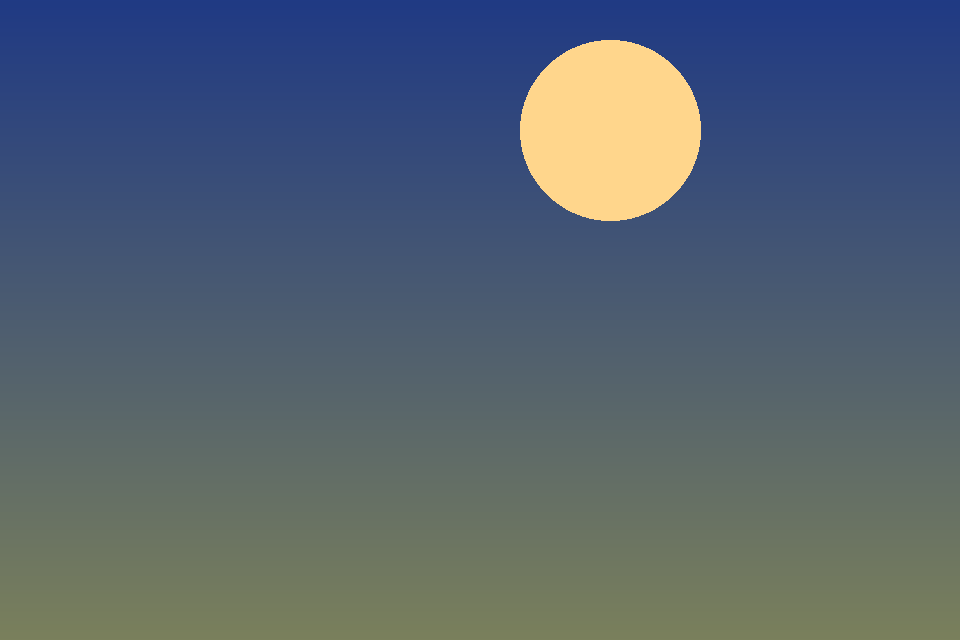
#> input picture samples/01_landscape.png, 960 x 640 px; its folder holds only this picture in this run
$ python -i lut_engine.py   (imports and definitions only)
#> lines starting #> are read from the running program, lines starting #| are printed output that depends on the picture; after the words box and inside, x2 and y2 are one past the last pixel; in counts of white or black regions, pixels touching at a corner belong together
"""Build a 3D LUT from reference photos and/or a text description, then apply it."""

from __future__ import annotations

import copy
import re
from pathlib import Path
from typing import Dict, Iterable, List, Optional, Sequence, Tuple

import cv2
import numpy as np
from PIL import Image, ImageOps

from detector import is_image_name

CUBE_SIZE = 65
HALD_CUBE = 64
HUE_BANDS = (
    ("red", 0.0),
    ("yellow", 60.0),
    ("green", 120.0),
    ("cyan", 180.0),
    ("blue", 240.0),
    ("magenta", 300.0),
)
HUE_BAND_WIDTH = 78.0


def _max3(rgb: np.ndarray) -> np.ndarray:
    return np.maximum(np.maximum(rgb[..., 0], rgb[..., 1]), rgb[..., 2])


def _min3(rgb: np.ndarray) -> np.ndarray:
    return np.minimum(np.minimum(rgb[..., 0], rgb[..., 1]), rgb[..., 2])


# [16 lines left out: functions rgb_to_hsv, hsv_to_rgb, not called in this run]


def _smoothstep(t: np.ndarray) -> np.ndarray:
    t = np.clip(t, 0.0, 1.0)
    return t * t * (3.0 - 2.0 * t)


def hue_weight(h: np.ndarray, center: float, width: float) -> np.ndarray:
    d = np.abs(np.mod(h - center + 180.0, 360.0) - 180.0)
    return _smoothstep(1.0 - d / max(width, 1e-6))


def _chroma_gate(sat: np.ndarray) -> np.ndarray:
    """Near-neutral pixels have unstable hue; don't apply hue-specific moves there."""
    return _smoothstep((sat - 0.03) / 0.13)


# [5 lines left out: function _stable_color_gate, not called in this run]


def _luma(rgb: np.ndarray) -> np.ndarray:
    return 0.2126 * rgb[..., 0] + 0.7152 * rgb[..., 1] + 0.0722 * rgb[..., 2]


# [4 lines left out: function desaturate, not called in this run]


def _odd_k(n: int, lo: int = 3, hi: int = 81) -> int:
    n = int(np.clip(int(n), lo, hi))
    return n if n % 2 else n + 1


def _source_stats(rgb: np.ndarray) -> Tuple[np.ndarray, np.ndarray, np.ndarray]:
    mx = _max3(rgb)
    chroma = mx - _min3(rgb)
    y = _luma(rgb)
    sat = np.where(mx > 1e-5, chroma / np.maximum(mx, 1e-5), 0.0)
    return y, sat, chroma


def _guided_filter(guide: np.ndarray, src: np.ndarray, radius: int, eps: float = 1e-3) -> np.ndarray:
    """Edge-aware smooth: weights follow hair/sky edges instead of a blurred blob."""
    r = _odd_k(radius, 3, 61)
    g = guide.astype(np.float32)
    p = src.astype(np.float32)
    k = (r, r)
    mean_i = cv2.blur(g, k)
    mean_p = cv2.blur(p, k)
    mean_ii = cv2.blur(g * g, k)
    mean_ip = cv2.blur(g * p, k)
    var_i = np.maximum(mean_ii - mean_i * mean_i, 0.0)
    a = (mean_ip - mean_i * mean_p) / (var_i + eps)
    b = mean_p - a * mean_i
    return cv2.blur(a, k) * g + cv2.blur(b, k)


def estimate_adjust_room(rgb: np.ndarray) -> np.ndarray:
    """Per-pixel limiter, then guided-filtered so protection hugs real edges."""
    y, sat, chroma = _source_stats(rgb)
    if rgb.ndim != 3 or min(int(rgb.shape[0]), int(rgb.shape[1])) < 16:
        return np.full(y.shape, 0.75, dtype=np.float32)

    short = min(int(rgb.shape[0]), int(rgb.shape[1]))
    k_var = _odd_k(round(short * 0.05), 17, 81)
    y32 = y.astype(np.float32)
    ch32 = chroma.astype(np.float32)
    mu = cv2.blur(y32, (k_var, k_var))
    var = np.maximum(cv2.blur(y32 * y32, (k_var, k_var)) - mu * mu, 0.0)
    smooth = _smoothstep(1.0 - var / 0.0055)
    sky = np.clip(
        smooth
        * np.maximum(
            _smoothstep((y32 - 0.40) / 0.22),
            _smoothstep((y32 - 0.44) / 0.24) * _smoothstep(1.0 - ch32 / 0.30),
        ),
        0.0,
        1.0,
    )
    hair = _smoothstep((0.20 - y32) / 0.13) * _smoothstep(1.0 - np.minimum(ch32, sat) / 0.16)
    void = _smoothstep((0.10 - y32) / 0.07)
    fragile = np.clip(np.maximum(np.maximum(sky, hair), void), 0.0, 1.0)
    crush = _smoothstep((sat - 0.32) / 0.22) * _smoothstep((0.44 - y) / 0.16)
    room = (1.0 - 0.92 * fragile) * (1.0 - 0.28 * crush)
    room = _guided_filter(y32, room.astype(np.float32), radius=max(7, short // 28), eps=4e-4)
    return np.clip(room, 0.05, 1.0)


def _adjust_room(rgb: np.ndarray) -> np.ndarray:
    return estimate_adjust_room(rgb)


def _hue_dist(h1: np.ndarray, h2) -> np.ndarray:
    return np.abs(np.mod(h1 - h2 + 180.0, 360.0) - 180.0)


# [223 lines left out: functions _cast_hsv, _look_tint_hsv, _complement_gate, _analogous_gate, apply_adjust_room, default_tune and 4 more, not called in this run]


def analyze_grade_space(rgb: np.ndarray, room: Optional[np.ndarray] = None) -> dict:
    """Does this photo have enough room for a 3D LUT, or should we use curves?"""
    y, sat, chroma = _source_stats(rgb)
    if room is None:
        room = estimate_adjust_room(rgb)
    if rgb.ndim != 3 or min(int(rgb.shape[0]), int(rgb.shape[1])) < 16:
        return {
            "mode": "lut",
            "score": 0.7,
            "reason": "可调整空间足够，套 LUT",
            "room_mean": float(room.mean()) if hasattr(room, "mean") else 0.7,
            "sky_frac": 0.0,
            "hair_frac": 0.0,
        }
    short = min(int(rgb.shape[0]), int(rgb.shape[1]))
    k_var = _odd_k(round(short * 0.05), 17, 81)
    y32 = y.astype(np.float32)
    mu = cv2.blur(y32, (k_var, k_var))
    var = np.maximum(cv2.blur(y32 * y32, (k_var, k_var)) - mu * mu, 0.0)
    smooth = _smoothstep(1.0 - var / 0.0055)
    sky = smooth * np.maximum(
        _smoothstep((y32 - 0.40) / 0.22),
        _smoothstep((y32 - 0.44) / 0.24) * _smoothstep(1.0 - chroma / 0.30),
    )
    hair = _smoothstep((0.20 - y32) / 0.13) * _smoothstep(1.0 - np.minimum(chroma, sat) / 0.16)
    sky_frac = float((sky > 0.45).mean())
    hair_frac = float((hair > 0.45).mean())
    room_mean = float(room.mean())
    score = room_mean * (1.0 - 0.58 * sky_frac) * (1.0 - 0.18 * hair_frac)
    if sky_frac > 0.30 or score < 0.40:
        mode = "tune"
        reason = "平滑高光/天空占比高，套 LUT 容易出马赛克，改为色相和曲线"
    else:
        mode = "lut"
        reason = "可调整空间足够，套 LUT，对比色和邻近色会减轻"
    return {
        "mode": mode,
        "score": float(score),
        "reason": reason,
        "room_mean": room_mean,
        "sky_frac": sky_frac,
        "hair_frac": hair_frac,
    }


# [14 lines left out: function default_params, not called in this run]


def clone_params(params: Optional[dict]) -> dict:
    return copy.deepcopy(params or default_params())


def _as_arr3(value: Sequence[float]) -> np.ndarray:
    arr = np.array(list(value) + [0, 0, 0], dtype=np.float32)[:3]
    return arr


# [75 lines left out: functions tone_curve, apply_params, identity_hald, identity_cube_points, not called in this run]


def build_hald(params: dict) -> np.ndarray:
    return apply_params(identity_hald(), params)


# [4 lines left out: function build_cube_rgb, not called in this run]


def cube_points_from_volume(volume: np.ndarray) -> np.ndarray:
    return volume.reshape(-1, 3)


# [411 lines left out: functions save_hald_png, save_cube_file, load_cube_file, apply_look, apply_cube, list_images and 9 more, not called in this run]


def _add_move(moves: list, center: float, width: float, amount: float) -> None:
    moves.append([center, width, amount])


def _tint_add(vec: list, rgb: Sequence[float], scale: float) -> None:
    for i in range(3):
        vec[i] = float(np.clip(vec[i] + float(rgb[i]) * scale, -0.14, 0.14))


# [226 lines left out: functions _desc_scale, apply_description, summarize_params, generate_look, not called in this run]

>>> import cv2
>>> picture = cv2.cvtColor(cv2.imread('samples/01_landscape.png'), cv2.COLOR_BGR2RGB)
>>> result = analyze_grade_space(picture)
#> in _source_stats, `chroma = mx - _min3(rgb)`:
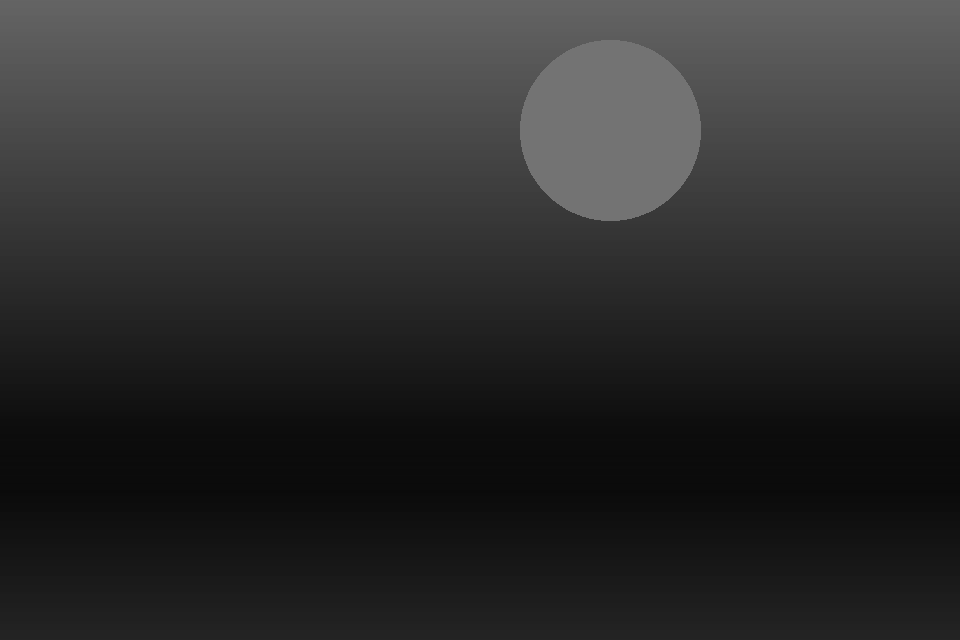
#> chroma: shape (640, 960); min 10, max 115, mean 46.1
#> in _source_stats, `sat = np.where(mx > 1e-5, chroma / np.maximum(mx, 1e-5), 0.0)`:
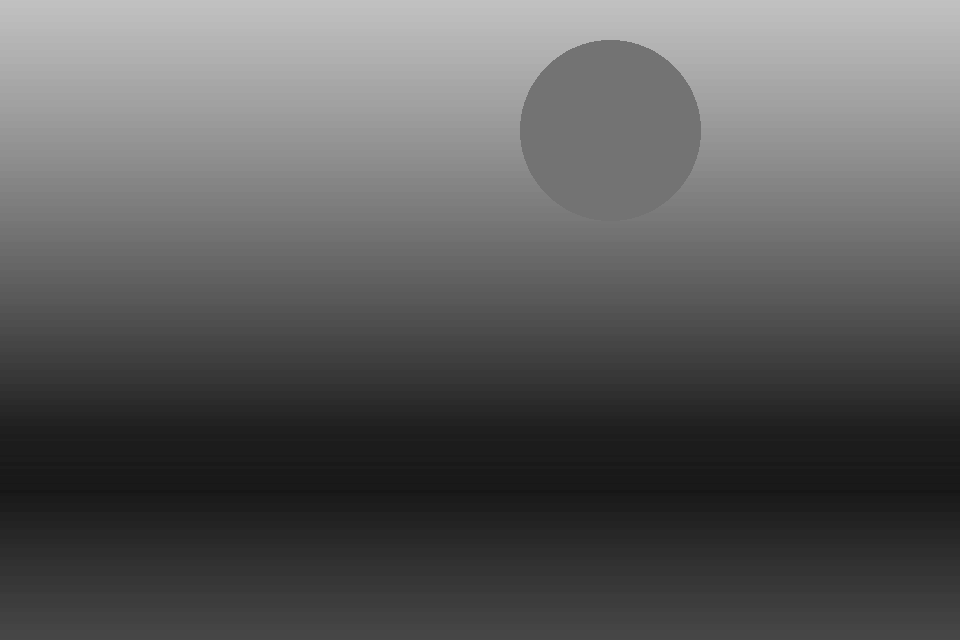
#> sat: shape (640, 960) float64; min 0.0901, max 0.758, mean 0.362
#> in _smoothstep, `t = np.clip(t, 0.0, 1.0)`:
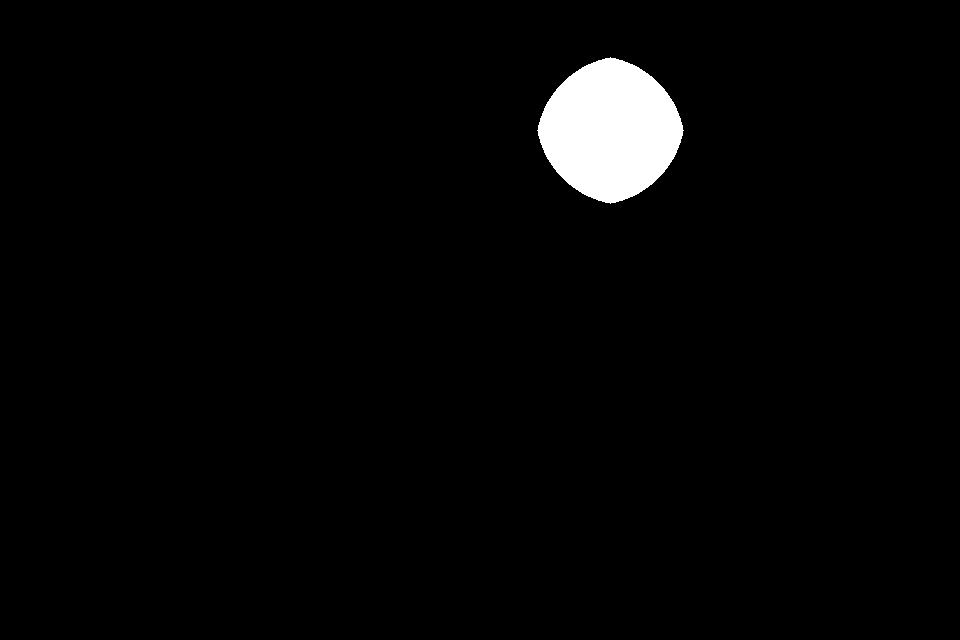
#> t: shape (640, 960) float32; values 0 (black) and 1 (white), 2.5% white; 1 white region, box (x1, y1, x2, y2) and area: (537, 57, 684, 204) 15193
#> in _smoothstep (call 2), `t = np.clip(t, 0.0, 1.0)`: t: shape (640, 960) float32; every value is 1
#> in _smoothstep (call 4), `t = np.clip(t, 0.0, 1.0)`: t: shape (640, 960) float32; every value is 0
#> in estimate_adjust_room, `hair = _smoothstep((0.20 - y32) / 0.13) * _smoothstep(1.0 - np.minimum..`: hair: shape (640, 960) float64; every value is 0
#> in _guided_filter, `mean_p = cv2.blur(p, k)`:
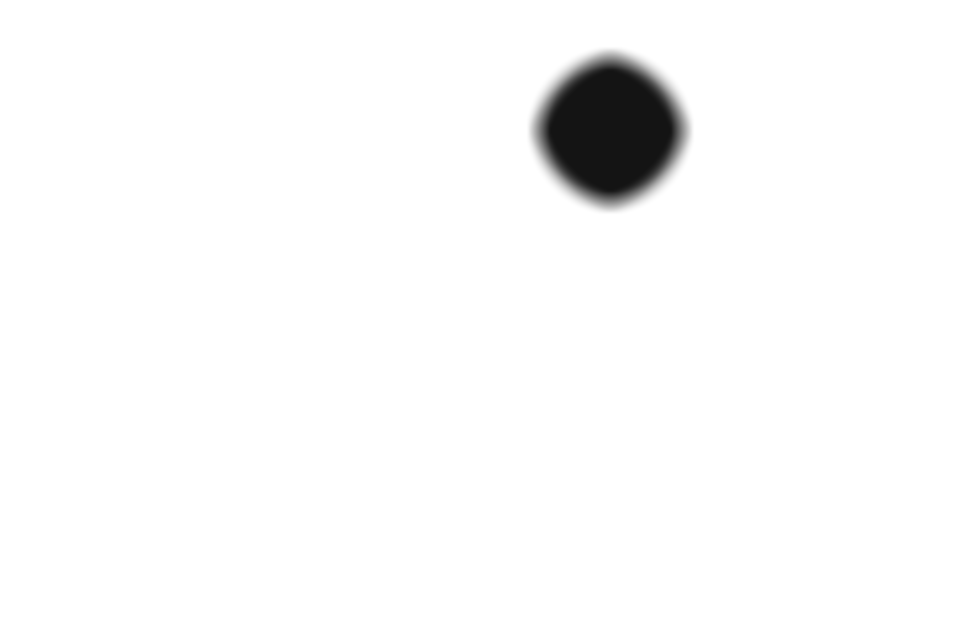
#> mean_p: shape (640, 960) float32; min 0.08, max 1, mean 0.977
#> in _guided_filter, `mean_ii = cv2.blur(g * g, k)`:
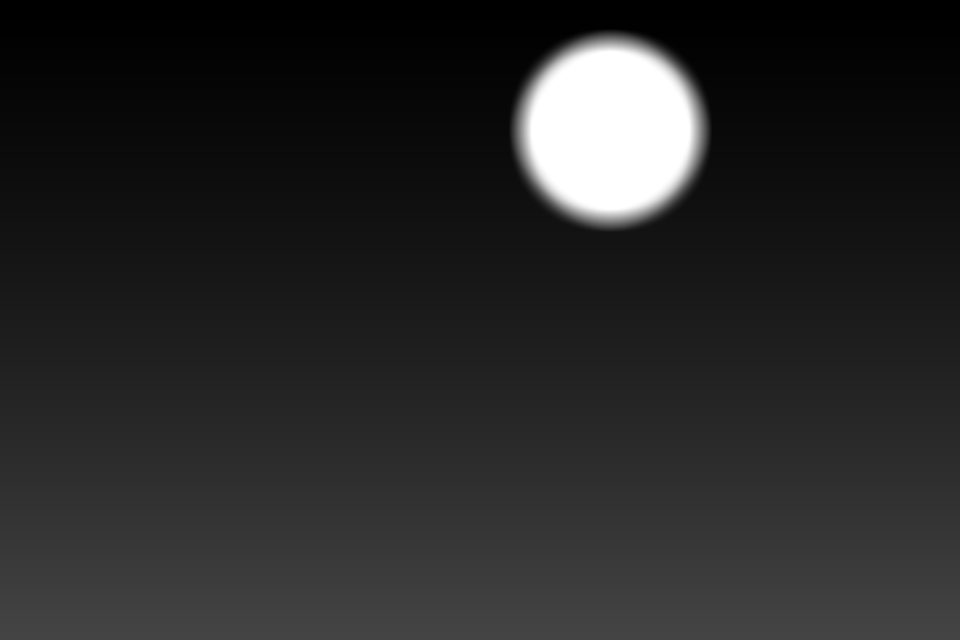
#> mean_ii: shape (640, 960) float32; min 3357.7, max 47251.4, mean 10318.8; drawn with min black and max white
#> in _guided_filter, `mean_ip = cv2.blur(g * p, k)`:
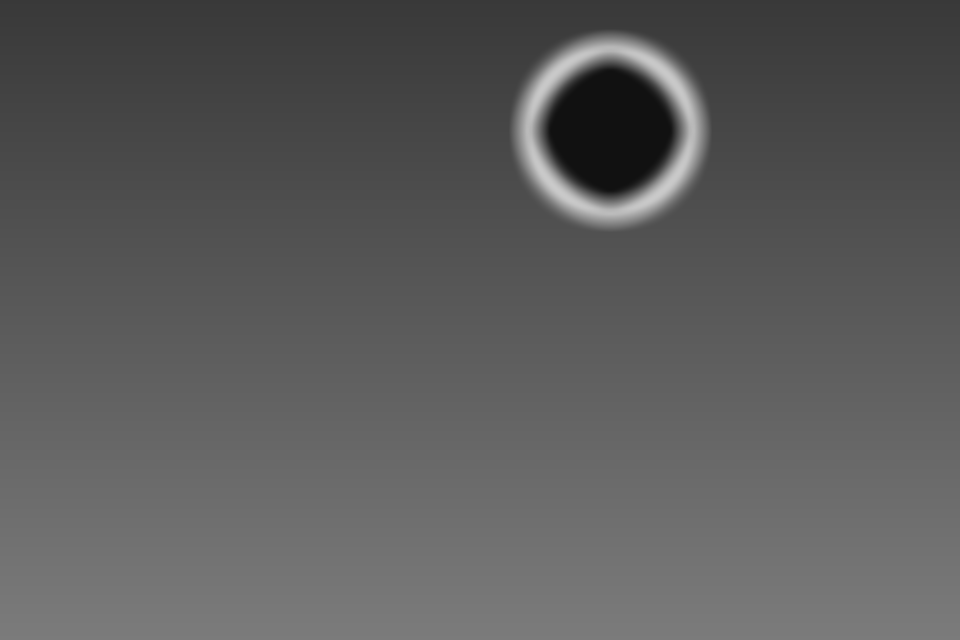
#> mean_ip: shape (640, 960) float32; min 17.39, max 202.2, mean 91.7
#> in _guided_filter, `a = (mean_ip - mean_i * mean_p) / (var_i + eps)`:
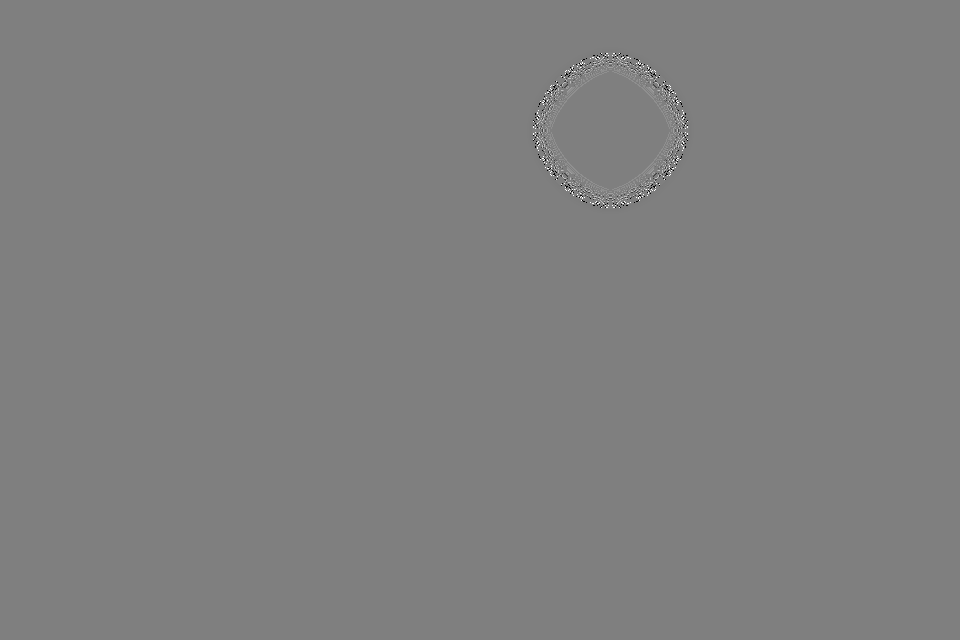
#> a: shape (640, 960) float32; min -0.0381, max 0.0381, mean 1.44e-05; drawn with min black and max white
#> in analyze_grade_space, `sky_frac = float((sky > 0.45).mean())`: sky_frac = 0.0247
#> in analyze_grade_space, `hair_frac = float((hair > 0.45).mean())`: hair_frac = 0
#> in analyze_grade_space, `room_mean = float(room.mean())`: room_mean = 0.977
#> in analyze_grade_space, `score = room_mean * (1.0 - 0.58 * sky_frac) * (1.0 - 0.18 * hair_frac)`: score = 0.963
#> result = {'mode': 'lut', 'score': 0.963, 'reason': '可调整空间足够，套 LUT，对比色和邻近色会减轻', 'room_mean': 0.977, 'sky_frac': 0.0247, 'hair_frac': 0}
